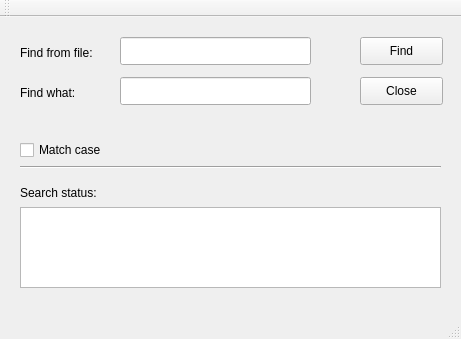
<?xml version="1.0" encoding="UTF-8"?>
<ui version="4.0">
 <class>MainWindow</class>
 <widget class="QMainWindow" name="MainWindow">
  <property name="geometry">
   <rect>
    <x>0</x>
    <y>0</y>
    <width>461</width>
    <height>339</height>
   </rect>
  </property>
  <property name="windowTitle">
   <string>MainWindow</string>
  </property>
  <widget class="QWidget" name="centralWidget">
   <widget class="QLineEdit" name="keyLineEdit">
    <property name="geometry">
     <rect>
      <x>120</x>
      <y>60</y>
      <width>191</width>
      <height>28</height>
     </rect>
    </property>
   </widget>
   <widget class="QPushButton" name="findPushButton">
    <property name="geometry">
     <rect>
      <x>360</x>
      <y>20</y>
      <width>83</width>
      <height>28</height>
     </rect>
    </property>
    <property name="text">
     <string>Find</string>
    </property>
   </widget>
   <widget class="QPushButton" name="closePushButton">
    <property name="geometry">
     <rect>
      <x>360</x>
      <y>60</y>
      <width>83</width>
      <height>28</height>
     </rect>
    </property>
    <property name="text">
     <string>Close</string>
    </property>
   </widget>
   <widget class="QTextBrowser" name="textBrowser">
    <property name="geometry">
     <rect>
      <x>20</x>
      <y>190</y>
      <width>421</width>
      <height>81</height>
     </rect>
    </property>
   </widget>
   <widget class="QCheckBox" name="matchCheckBox">
    <property name="geometry">
     <rect>
      <x>20</x>
      <y>120</y>
      <width>101</width>
      <height>26</height>
     </rect>
    </property>
    <property name="text">
     <string>Match case</string>
    </property>
   </widget>
   <widget class="QLabel" name="label_2">
    <property name="geometry">
     <rect>
      <x>20</x>
      <y>60</y>
      <width>101</width>
      <height>31</height>
     </rect>
    </property>
    <property name="text">
     <string>Find what:</string>
    </property>
   </widget>
   <widget class="QLabel" name="label_3">
    <property name="geometry">
     <rect>
      <x>20</x>
      <y>160</y>
      <width>101</width>
      <height>31</height>
     </rect>
    </property>
    <property name="text">
     <string>Search status:</string>
    </property>
   </widget>
   <widget class="QLineEdit" name="fileLineEdit">
    <property name="geometry">
     <rect>
      <x>120</x>
      <y>20</y>
      <width>191</width>
      <height>28</height>
     </rect>
    </property>
   </widget>
   <widget class="QLabel" name="label">
    <property name="geometry">
     <rect>
      <x>20</x>
      <y>20</y>
      <width>101</width>
      <height>31</height>
     </rect>
    </property>
    <property name="text">
     <string>Find from file:</string>
    </property>
   </widget>
   <widget class="Line" name="line">
    <property name="geometry">
     <rect>
      <x>20</x>
      <y>140</y>
      <width>421</width>
      <height>20</height>
     </rect>
    </property>
    <property name="orientation">
     <enum>Qt::Horizontal</enum>
    </property>
   </widget>
  </widget>
  <widget class="QMenuBar" name="menuBar">
   <property name="geometry">
    <rect>
     <x>0</x>
     <y>0</y>
     <width>461</width>
     <height>25</height>
    </rect>
   </property>
  </widget>
  <widget class="QToolBar" name="mainToolBar">
   <attribute name="toolBarArea">
    <enum>TopToolBarArea</enum>
   </attribute>
   <attribute name="toolBarBreak">
    <bool>false</bool>
   </attribute>
  </widget>
  <widget class="QStatusBar" name="statusBar"/>
 </widget>
 <layoutdefault spacing="6" margin="11"/>
 <resources/>
 <connections>
  <connection>
   <sender>closePushButton</sender>
   <signal>clicked()</signal>
   <receiver>MainWindow</receiver>
   <slot>close()</slot>
   <hints>
    <hint type="sourcelabel">
     <x>383</x>
     <y>116</y>
    </hint>
    <hint type="destinationlabel">
     <x>385</x>
     <y>144</y>
    </hint>
   </hints>
  </connection>
 </connections>
</ui>
